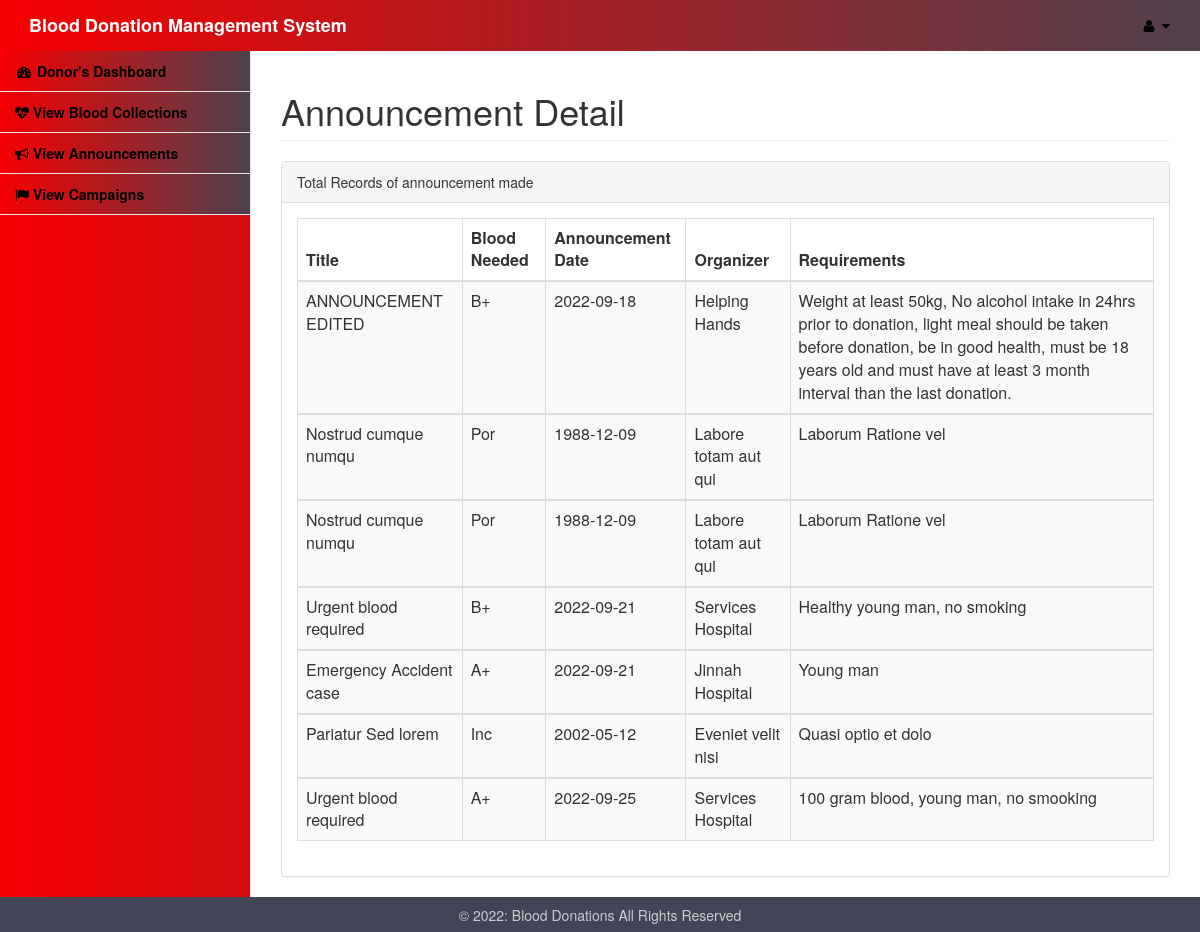
Screenshot of /userlog/userviewannouncement.php with the database file from the repository.
### tables this page shows
CREATE TABLE `announce` (
  `id` int(11) NOT NULL,
  `announcement` varchar(50) NOT NULL,
  `bloodneed` varchar(3) NOT NULL,
  `dat` date NOT NULL,
  `organizer` varchar(50) NOT NULL,
  `requirements` text NOT NULL
);

### userlog/userviewannouncement.php (the view, shortened to what this page needs)
<html>
<head>
<link href="../assets/vendor/bootstrap/css/bootstrap.css" rel="stylesheet">
<link href="../assets/vendor/metisMenu/metisMenu.min.css" rel="stylesheet">
<link href="../assets/dist/css/sb-admin-2.css" rel="stylesheet">
<link href="../assets/vendor/font-awesome/css/font-awesome.min.css" rel="stylesheet" type="text/css">
<link rel="stylesheet" href="../assets/icofont/icofont.min.css">
</head>
<body>
<div id="wrapper">
<?php include 'includes/donornav.php'?>
<div id="page-wrapper">
<div class="container-fluid">
<div class="row">
<div class=".col-lg-12">
               <h1 class="page-header">Announcement Detail</h1>
                </div>
  </div>
				<div class="row">
                        <div class=".col-lg-12">
                            <div class="panel panel-default">
                                <div class="panel-heading">
                                    Total Records of announcement made
                                </div>
								 <div class="panel-body">
                                    <div class="table-responsive">
									<table class="table table-striped table-bordered table-hover" id="dataTables-example">
									<?php
						include "../admin/dbconnect.php";
						$qry="select * from announce";
						$result=mysqli_query($conn,$qry);
						echo"
						<thead>
						<tr>
							<th>Title</th>
							<th>Blood Needed</th>
							<th>Announcement Date</th>
							<th>Organizer</th>
							<th>Requirements</th>
						</tr>
						</thead>";
						while($row=mysqli_fetch_array($result)){
						  echo"<tbody>
						  <tr>
						  <td>".$row['announcement']."</td>
						  <td>".$row['bloodneed']."</td>
						  <td>".$row['dat']."</td>
						  <td>".$row['organizer']."</td>
						  <td>".$row['requirements']."</td>
						</tr>
						</tbody>";
						}
						?>
						</table>
				</div>
				</div>
		</div>
		</div>
		</div>
		</div>
		</div>
</div>
</body>
<footer>
        <p>&copy; <?php echo date("Y"); ?>: Blood Donations All Rights Reserved</p>
    </footer>
</html>

### userlog/userviewannouncement.php (style rules this page uses)
footer { background-color: #424558; bottom: 0; left: 0; right: 0; height: 35px; text-align: center; color: #CCC; }
footer p { padding: 10.5px; margin: 0px; line-height: 100%; }

### rows the page displays
announce: announcement "ANNOUNCEMENT EDITED", bloodneed "B+", dat "2022-09-18", organizer "Helping Hands", requirements "Weight at least 50kg, No alcohol intake in 24hrs prior to donation, light meal should be taken before donation, be in good health, must be 18 years old and must have at least 3 month interval than the last donation."
announce: announcement "Nostrud cumque numqu", bloodneed "Por", dat "1988-12-09", organizer "Labore totam aut qui", requirements "Laborum Ratione vel"
announce: announcement "Nostrud cumque numqu", bloodneed "Por", dat "1988-12-09", organizer "Labore totam aut qui", requirements "Laborum Ratione vel"
announce: announcement "Urgent blood required", bloodneed "B+", dat "2022-09-21", organizer "Services Hospital", requirements "Healthy young man, no smoking"
announce: announcement "Emergency Accident case", bloodneed "A+", dat "2022-09-21", organizer "Jinnah Hospital", requirements "Young man"
announce: announcement "Pariatur Sed lorem", bloodneed "Inc", dat "2002-05-12", organizer "Eveniet velit nisi", requirements "Quasi optio et dolo"
announce: announcement "Urgent blood required", bloodneed "A+", dat "2022-09-25", organizer "Services Hospital", requirements "100 gram blood, young man, no smooking"
